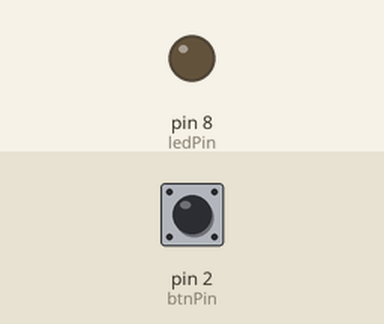
Recording of a sketch running on a simulated Arduino Uno, built with avr-gcc and run on an emulated ATmega328P. Shown: output pins drawn as LEDs (lit = HIGH). Dashed ring = blinking. The inputs (shaded band) are chosen by the test bench; at power-on: pin 2 (btnPin) HIGH.

Above: at 1.2 s.
1.3 s: pin 2 (btnPin) pulled LOW for 1 s
At 3.2 s:
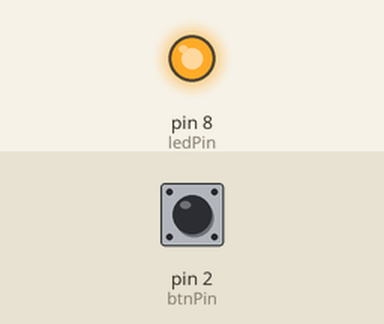
3.8 s: pin 2 (btnPin) pulled LOW for 3.2 s
At 4.1 s:
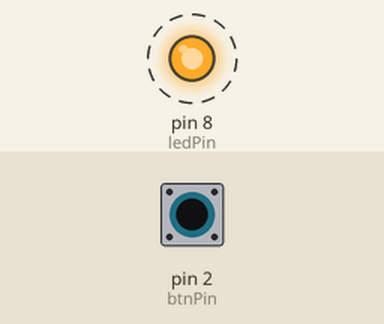
Timing chart, 0 to 8.3 s (numbered marks = the images above; inputs shaded):
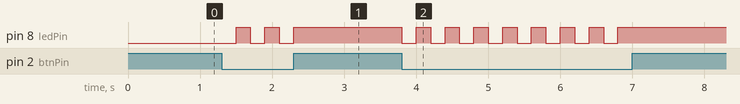

The sketch:

TEST_Digital_Input.ino
```cpp
/*****************************
  Title: Digital Input Test
  Date: 2014-08-12
  By: April
*****************************/
#define btnPin    2
#define ledPin    8

#define BTN_ON    LOW
#define BTN_OFF   HIGH

#define LED_ON    LOW
#define LED_OFF   HIGH

void setup() {
  pinMode(btnPin, INPUT);
  pinMode(ledPin, OUTPUT);
}

void loop() {
  if (digitalRead(btnPin) == BTN_ON) {
    digitalWrite(ledPin, LED_ON);
    delay(200);
    digitalWrite(ledPin, LED_OFF);
    delay(200);
  }
}
```

Measured:
- after the input at 1.3 s, pin 8 (ledPin): alternates HIGH for 0.20 s and LOW for 0.20 s, 5 changes in all, then stays HIGH, starting after 0.20 s
- after the input at 3.8 s, pin 8 (ledPin): alternates HIGH for 0.20 s and LOW for 0.20 s, 16 changes in all, then stays HIGH, starting at once
